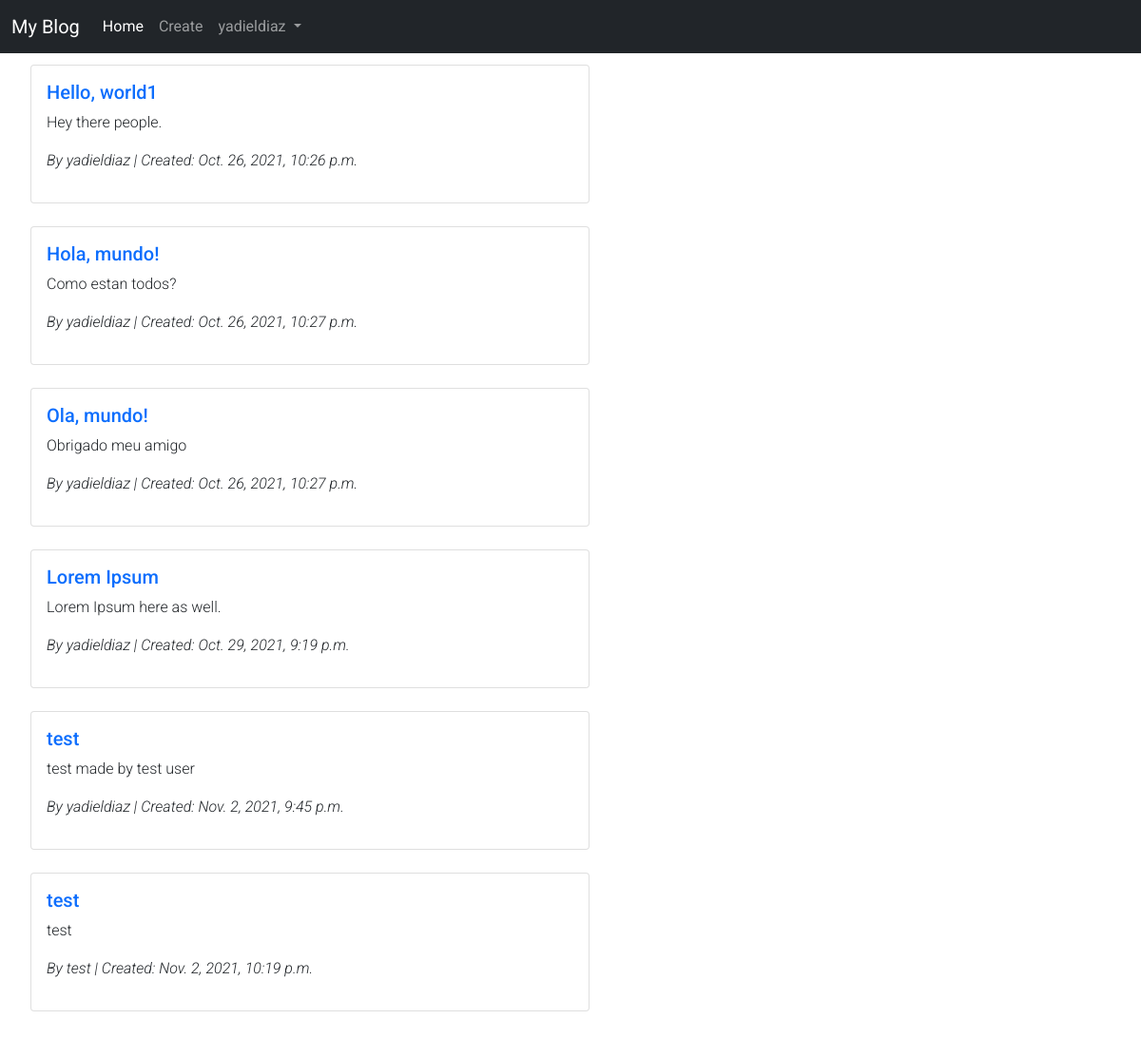
The app's page / (signed in) with its own data.
### blog/models.py (models this page shows, shortened)
class Post(models.Model):
    title = models.CharField(max_length=200)
    author = models.ForeignKey(
        'auth.User',
        on_delete=models.CASCADE
    )
    body = models.TextField()
    created_at = models.DateTimeField(auto_now_add=True)

### blog/views.py (the view)
# urls.py: path('', PostListView.as_view(), name='home'),
class PostListView(ListView):
    model = Post
    template_name = "post_list.html"

### templates/post_list.html (shortened to what this page needs)
{% extends 'base.html' %}
{% block content %}
    <ul>
    {% for post in post_list %}
    <li>
        <div class="row">
            <div class="col-sm-6 m-2 p-1">
                <div class="card">
                <div class="card-body">
                    <a href="{% url 'post_detail' post.id %}"><h5 class="card-title">{{ post.title }}</h5></a>
                    <p class="card-text">{{ post.body }}</p>
                    <p id="subtitle">By {{ post.author }} | Created: {{ post.created_at }}</p>
                </div>
                </div>
            </div>
        </div>
    </li>
    {% endfor %}
    </ul>
{% endblock content %}

### templates/base.html (shortened to what this page needs)
{% load static %}
<!DOCTYPE html>
<html lang="en">
<head>
    <link href="https://cdn.jsdelivr.net/npm/bootstrap@5.1.3/dist/css/bootstrap.min.css" rel="stylesheet">
    <link rel="stylesheet" href="{% static 'css/base.css' %}">
</head>
<body>
    <nav class="navbar navbar-expand-lg navbar-dark bg-dark">
        <div class="container-fluid">
            <a class="navbar-brand" href="{% url 'home' %}">My Blog</a>
            <div class="collapse navbar-collapse" id="navbarNav">
            <ul class="navbar-nav">
                <li class="nav-item">
                <a class="nav-link active" aria-current="page" href="{% url 'home' %}">Home</a>
                </li>
                {% if user.is_authenticated %}
                <li class="nav-item">
                <a class="nav-link" href="{% url 'post_new' %}">Create</a>
                </li>
                <li class="nav-item dropdown">
                    <a class="nav-link dropdown-toggle" href="#" id="navbarDropdown" role="button" data-bs-toggle="dropdown" aria-expanded="false">
                        {{ user.username }}
                    </a>
                </li>
                {% endif %}
            </ul>
            </div>
        </div>
    </nav>
    <div class="content_block">
        {% block content %}
        {% endblock content %}
    </div>
</body>
</html>

### static/css/base.css (style rules this page uses)
body { font-family: 'Roboto', sans-serif; }
a { text-decoration: none; }
p { font-weight: 300; }
#subtitle { font-weight: 300; font-style: italic; }
li { list-style: none; }

### records on screen
Post: title "Hello, world1", body "Hey there people.", author "yadieldiaz", created_at "Oct. 26, 2021, 10:26 p.m."
Post: title "Hola, mundo!", body "Como estan todos?", author "yadieldiaz", created_at "Oct. 26, 2021, 10:27 p.m."
Post: title "Ola, mundo!", body "Obrigado meu amigo", author "yadieldiaz", created_at "Oct. 26, 2021, 10:27 p.m."
Post: title "Lorem Ipsum", body "Lorem Ipsum here as well.", author "yadieldiaz", created_at "Oct. 29, 2021, 9:19 p.m."
Post: title "test", body "test made by test user", author "yadieldiaz", created_at "Nov. 2, 2021, 9:45 p.m."
Post: title "test", body "test", author "test", created_at "Nov. 2, 2021, 10:19 p.m."

### other values on screen
{{ user.username }} "yadieldiaz"
